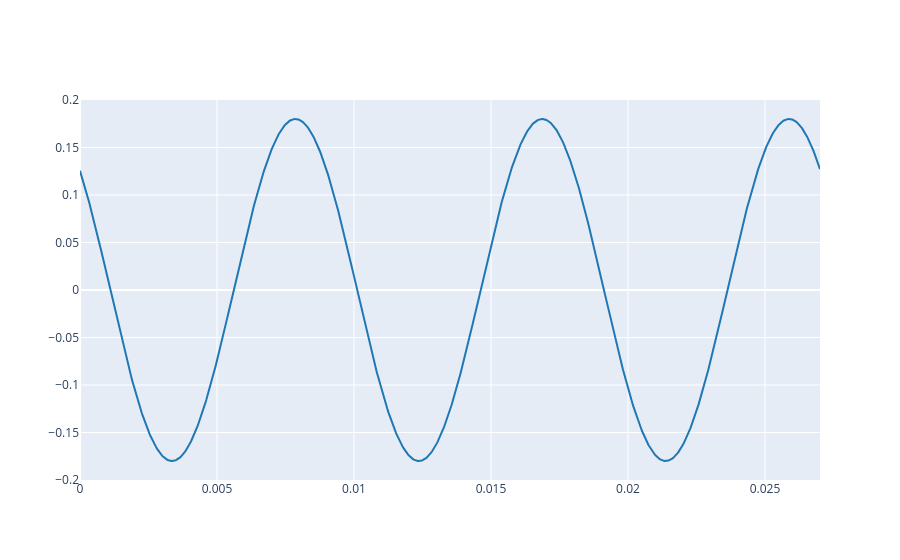

Notebook cell for this chart:
### Markdown cell above
2.1. Define a complex sinusoid using the same parameters as in Lab 1, Exercise 3.1, and plot its real part. Then answer: how does changing $\phi$ change the waveform?

### Code cell
f0 = 111.1
A = 0.18
phi = 0.8
fs = 44100

t = np.arange(0, 3 / f0, 1.0 / fs)

x = A * np.exp(1j * (2 * np.pi * f0 * t + phi))

plot_signals([np.real(x)], fs, name=['real part'])

### Figure 1 — Plotly figure (JSON) as saved in the notebook; plotly's stock layout.template omitted (floating-point values rounded to 4 significant figures; data arrays with more than 128 entries replaced by an {"elided": "..."} marker saying what was removed)
{"data": [{"line": {"color": "#1f77b4", "shape": "linear"}, "mode": "lines", "name": "real part", "type": "scatter", "x": {"elided": "1191 float values"}, "y": {"elided": "1191 float values"}}], "layout": {}}
